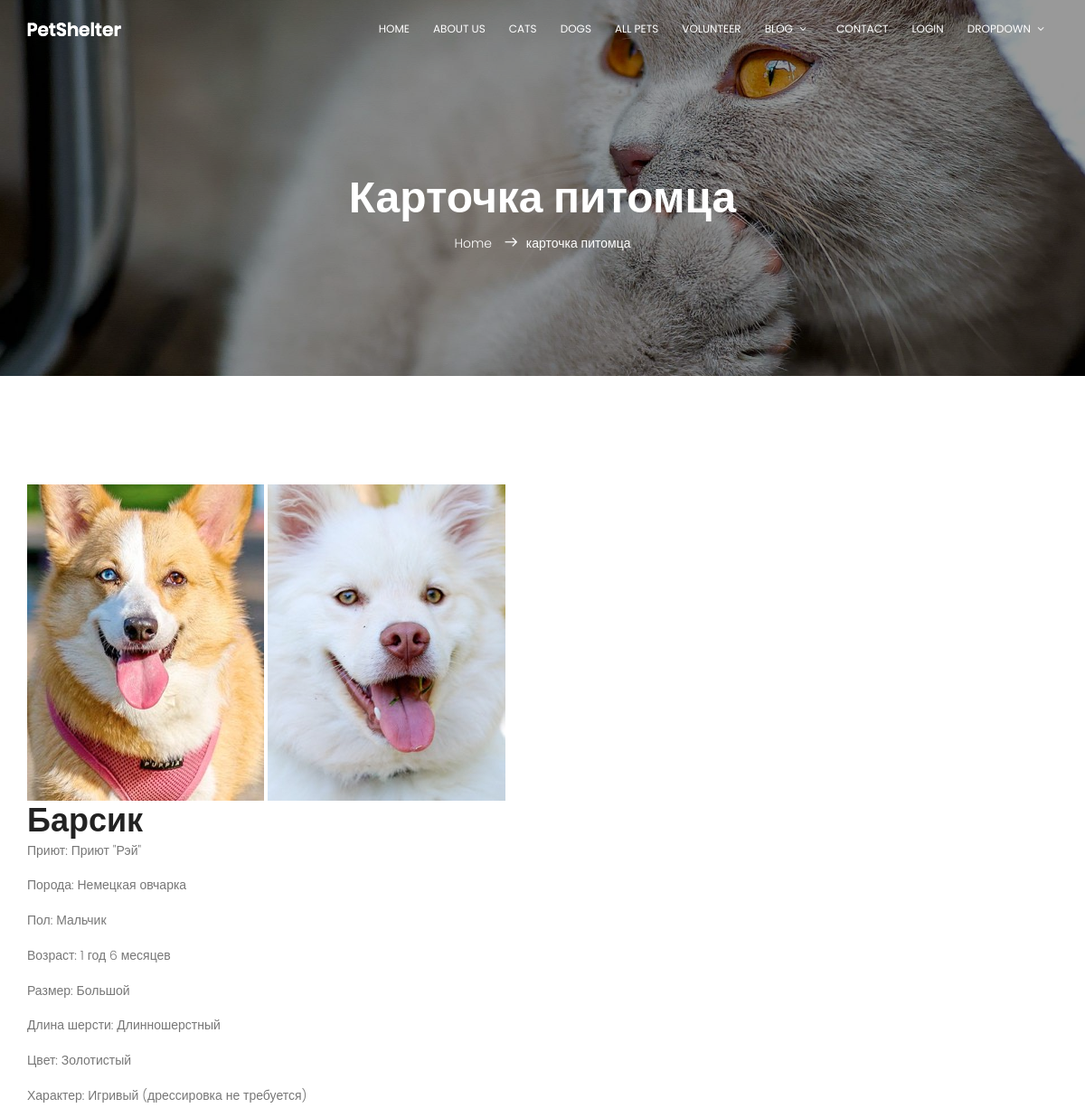
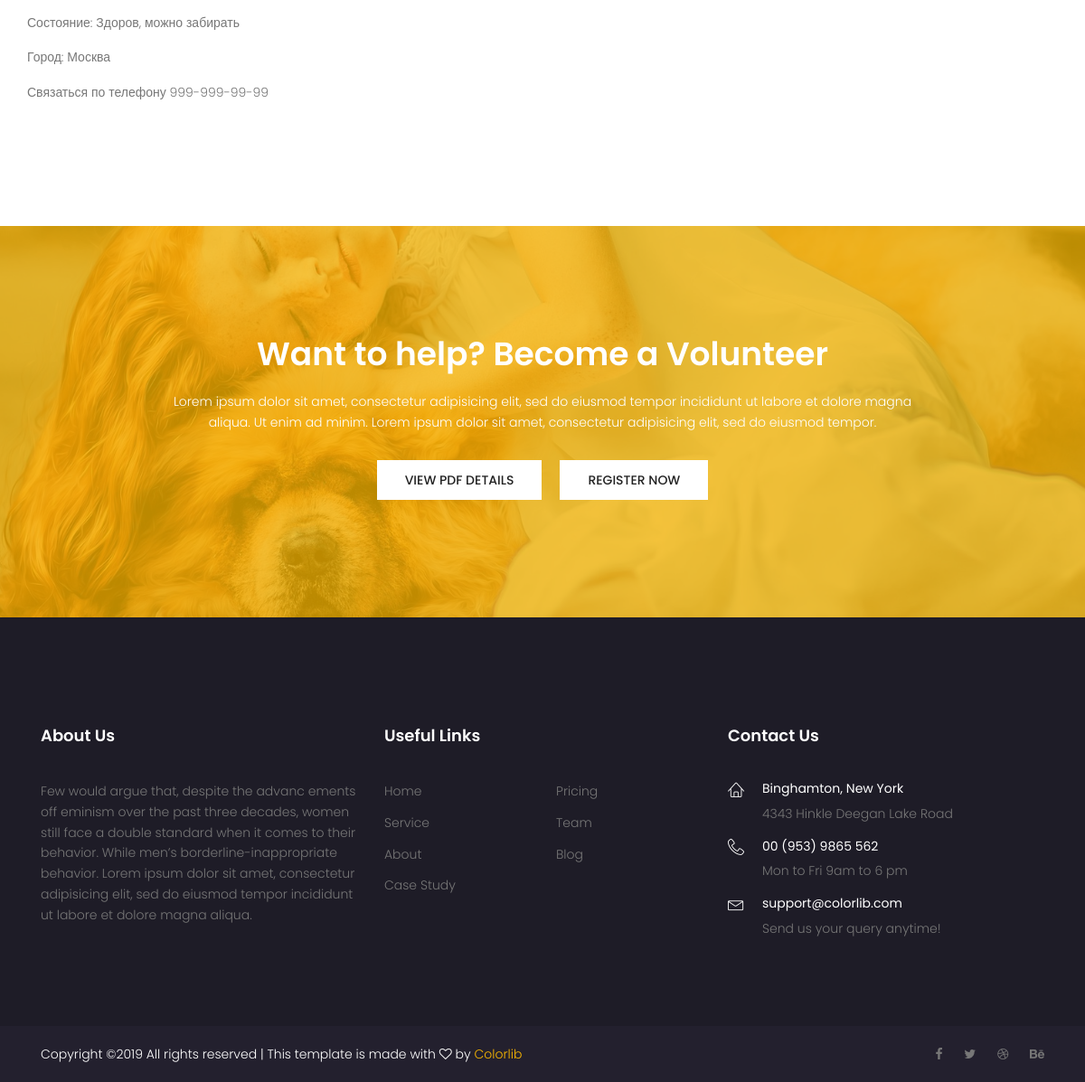
/pets/40/, run on the app's committed database (2 pictures, top to bottom).
### mainapp/models.py (models this page shows, shortened)
class Core(models.Model):
    class Meta:
        ordering = ('-is_active', 'sort', 'name')
        verbose_name = 'Ядро'
        verbose_name_plural = 'Ядра'
    name = models.CharField(verbose_name='заголовок объекта', max_length=255, null=True)
    description = models.TextField(verbose_name='описание объекта', blank=True, null=True)
    sort = models.IntegerField(verbose_name='номер объекта для сортировки', default=0, blank=True, null=False)
    is_active = models.BooleanField(verbose_name='активен ли объект', default=True, db_index=True)
    created = models.DateTimeField(verbose_name='создан', auto_now_add=True)
    updated = models.DateTimeField(verbose_name='обновлен', auto_now=True)
    def __str__(self):
        return f'{self.name}' if self.name else ''

class Picture(Core):
    class Meta:
        ordering = ('sort', 'updated')
        verbose_name = 'Картинка'
        verbose_name_plural = 'Картинки'
    image = models.ImageField(upload_to='images')
    related_obj = models.ForeignKey(Core, verbose_name='изображения', null=True, blank=True, related_name='images', on_delete=models.CASCADE)

class Core(models.Model):
    class Meta:
        ordering = ('-is_active', 'sort', 'name')
        verbose_name = 'Ядро'
        verbose_name_plural = 'Ядра'
    name = models.CharField(verbose_name='заголовок объекта', max_length=255, null=True)
    description = models.TextField(verbose_name='описание объекта', blank=True, null=True)
    sort = models.IntegerField(verbose_name='номер объекта для сортировки', default=0, blank=True, null=False)
    is_active = models.BooleanField(verbose_name='активен ли объект', default=True, db_index=True)
    created = models.DateTimeField(verbose_name='создан', auto_now_add=True)
    updated = models.DateTimeField(verbose_name='обновлен', auto_now=True)
    def __str__(self):
        return f'{self.name}' if self.name else ''

class Pet(Core):
    pet_shelter = models.ForeignKey(Shelter, on_delete=models.CASCADE, related_name='pets', blank=False, null=False)
    pet_category = models.ForeignKey(PetCategory, on_delete=models.CASCADE)
    pet_status = models.ForeignKey(PetStatus, on_delete=models.CASCADE)
    pet_breed = models.ForeignKey(PetBreed, on_delete=models.CASCADE)
    pet_gender = models.ForeignKey(PetGender, on_delete=models.CASCADE)
    pet_size = models.ForeignKey(PetSize, on_delete=models.CASCADE)
    pet_wool_length = models.ForeignKey(PetWool, on_delete=models.CASCADE)
    pet_color = models.ForeignKey(PetColor, on_delete=models.CASCADE)
    pet_character = models.ForeignKey(PetCharacter, on_delete=models.CASCADE)
    age = models.PositiveIntegerField(verbose_name='возраст (лет)', default=0)
    month = models.PositiveIntegerField(verbose_name='возраст (мес)', default=0)

class Shelter(Core):
    shelter_logo = models.ImageField(upload_to='shelter/images', verbose_name='логотип приюта', blank=True)
    shelter_city = models.ForeignKey(City, verbose_name='город', related_name='shelters', null=False, blank=False, on_delete=models.PROTECT)
    shelter_address = models.CharField(verbose_name='адрес', max_length=255, null=False, blank=False, unique=True)
    shelter_phone = models.CharField(verbose_name='телефон', max_length=17, null=False, blank=False, unique=True)
    shelter_email = models.EmailField(verbose_name='эл.почта', null=False, blank=False, unique=True)

### mainapp/views.py (the view)
# urls.py: path('pets/<int:pk>/', pet_card, name='pet_card'),
def pet_card(request, pk):
    pet = get_object_or_404(Pet, pk=pk)
    context = {
        'title': 'карточка питомца',
        'pet': pet,
        'shelter': pet.pet_shelter,
        'year_output': get_year_output(year=pet.age),
        'month_output': get_month_output(month=pet.month)
    }
    return render(request, 'mainapp/pet_card.html', context)

### mainapp/views.py (called while the page is built)
def get_year_output(year):
    year_output = 'год(-а)'
    if year == 1:
        year_output = 'год'
    elif 4 >= year >= 2:
        year_output = 'года'
    elif 20 >= year >= 5:
        year_output = 'лет'
    return year_output

def get_month_output(month):
    if month == 1:
        month_output = 'месяц'
    elif 4 >= month >= 2:
        month_output = 'месяца'
    elif 12 >= month >= 5 or month == 0:
        month_output = 'месяцев'
    return month_output

### mainapp/templates/mainapp/pet_card.html
{% extends 'mainapp/base.html' %}
{% load static %}
{% block main_banner %}
    {% include 'mainapp/includes/inc-main_banner_small.html' %}
{% endblock %}
{% block content %}
    <section class="cat-list-area section-gap">
        <div class="container">
            <div class="row">
               <div>
		{% for img in pet.images.all %}
               <a href="{{ img.image.url }}">
                   <img src="{{ img.image.url }}" alt="">
               </a>
        {% endfor %}
        <h1>{{pet.name}}</h1>
        <p>Приют: {{pet.pet_shelter}}</p>
        <p>Порода: {{pet.pet_breed}}</p>
        <p>Пол: {{pet.pet_gender}}</p>
        <p>Возраст:
            {{pet.age}} {{ year_output }}
            {{pet.month}} {{ month_output }}
        </p>
        <p>Размер: {{pet.pet_size}}</p>
        <p>Длина шерсти: {{pet.pet_wool_length}}</p>
        <p>Цвет: {{pet.pet_color}}</p>
        <p>Характер: {{pet.pet_character}}</p>
        <p>Состояние: {{pet.pet_status}}</p>
        <p>Город: {{shelter.shelter_city}}</p>
        <p>Связаться по телефону {{ shelter.shelter_phone }}</p>
    </div>
            </div>
        </div>
    </section>
{% endblock %}
{% block call_to_action %}
    {% include 'mainapp/includes/inc-call_to_action.html' %}
{% endblock %}

### mainapp/templates/mainapp/base.html (shortened to what this page needs)
{% load static %}
<!DOCTYPE html>
<html lang="zxx" class="no-js">
<head>
    {% block css %}
        <link rel="stylesheet" href="{% static 'css/linearicons.css' %}">
        <link rel="stylesheet" href="{% static 'css/font-awesome.min.css' %}">
        <link rel="stylesheet" href="{% static 'css/bootstrap.css' %}">
        <link rel="stylesheet" href="{% static 'css/magnific-popup.css' %}">
        <link rel="stylesheet" href="{% static 'css/nice-select.css' %}">
        <link rel="stylesheet" href="{% static 'css/animate.min.css' %}">
        <link rel="stylesheet" href="{% static 'css/owl.carousel.css' %}">
        <link rel="stylesheet" href="{% static 'css/main.css' %}">
    {% endblock %}
</head>
<body>
{% block main_menu %}
    <header id="header" id="home">
        <div class="container main-menu">
            <div class="row align-items-center justify-content-between d-flex">
                <div id="logo">
                    <a href={% url 'mainapp:index' %}><img src="{% static 'img/logo.png' %}" alt="" title=""/></a>
                </div>
                <nav id="nav-menu-container">
                    <ul class="nav-menu">
                        <li class="menu-active"><a href="{% url 'mainapp:index' %}">Home</a></li>
                        <li><a href="{% url 'mainapp:about' %}">About Us</a></li>
                        <li><a href="{% url 'mainapp:cats' %}">Cats</a></li>
                        <li><a href="{% url 'mainapp:dogs' %}">Dogs</a></li>
                        <li><a href="{% url 'mainapp:pet_list' %}">All pets</a></li>
                        <li><a href="{% url 'mainapp:volunteer' %}">Volunteer</a></li>
                        <li class="menu-has-children"><a href="">Blog</a>
                        </li>
                        <li><a href="{% url 'mainapp:contact' %}">Contact</a></li>
                        <li>
                            {% if user.is_authenticated %}
                                <a href="{% url 'logout' %}">Logout</a>
                            {% else %}
                                <a href="{% url 'login' %}">Login</a>
                            {% endif %}
                        </li>
                        <li class="menu-has-children"><a href="">Dropdown</a>
                        </li>
                    </ul>
                </nav>
            </div>
        </div>
    </header>
{% endblock %}
{% block main_banner %}
{% endblock %}
{% block content %}
{% endblock %}
{% block call_to_action %}
{% endblock %}
{% block footer %}
    <footer class="footer-area">
        <div class="container">
            <div class="row pt-120 pb-80">
                <div class="col-lg-4 col-md-6">
                    <div class="single-footer-widget">
                        <h6>About Us</h6>
                        <p>
                            Few would argue that, despite the advanc ements off eminism over the past three decades,
                            women still face a double standard when it comes to their behavior. While men’s
                            borderline-inappropriate behavior. Lorem ipsum dolor sit amet, consectetur adipisicing elit,
                            sed do eiusmod tempor incididunt ut labore et dolore magna aliqua.
                        </p>
                    </div>
                </div>
                <div class="col-lg-4 col-md-6">
                    <div class="single-footer-widget">
                        <h6>Useful Links</h6>
                        <div class="row">
                            <ul class="col footer-nav">
                                <li><a href="{% url 'mainapp:index' %}">Home</a></li>
                                <li><a href="#">Service</a></li>
                                <li><a href="{% url 'mainapp:about' %}">About</a></li>
                                <li><a href="#">Case Study</a></li>
                            </ul>
                            <ul class="col footer-nav">
                                <li><a href="#">Pricing</a></li>
                                <li><a href="#">Team</a></li>
                                <li><a href="{% url 'mainapp:blog-home' %}">Blog</a></li>
                            </ul>
                        </div>
                    </div>
                </div>
                <div class="col-lg-4  col-md-6">
                    <div class="single-footer-widget mail-chimp">
                        <h6 class="mb-20">Contact Us</h6>
                        <ul class="list-contact">
                            <li class="flex-row d-flex">
                                <div class="icon">
                                    <span class="lnr lnr-home"></span>
                                </div>
                                <div class="detail">
                                    <h4>Binghamton, New York</h4>
                                    <p>
                                        4343 Hinkle Deegan Lake Road
                                    </p>
                                </div>
                            </li>
                            <li class="flex-row d-flex">
                                <div class="icon">
                                    <span class="lnr lnr-phone-handset"></span>
                                </div>
                                <div class="detail">
                                    <h4>00 (953) 9865 562</h4>
                                    <p>
                                        Mon to Fri 9am to 6 pm
                                    </p>
                                </div>
                            </li>
                            <li class="flex-row d-flex">
                                <div class="icon">
                                    <span class="lnr lnr-envelope"></span>
                                </div>
                                <div class="detail">
                                    <h4>support@colorlib.com</h4>
                                    <p>
                                        Send us your query anytime!
                                    </p>
                                </div>
                            </li>
                        </ul>
                    </div>
                </div>
            </div>
        </div>
        <div class="copyright-text">
            <div class="container">
                <div class="row footer-bottom d-flex justify-content-between">
                    <p class="col-lg-8 col-sm-6 footer-text m-0 text-white">
                        Copyright &copy;<script>document.write(new Date().getFullYear());</script>
                        All rights reserved | This template is made with <i class="fa fa-heart-o"
                                                                            aria-hidden="true"></i> by <a
                            href="https://colorlib.com" target="_blank">Colorlib</a>
                        </p>
                    <div class="col-lg-4 col-sm-6 footer-social">
                        <a href="#"><i class="fa fa-facebook"></i></a>
                        <a href="#"><i class="fa fa-twitter"></i></a>
                        <a href="#"><i class="fa fa-dribbble"></i></a>
                        <a href="#"><i class="fa fa-behance"></i></a>
                    </div>
                </div>
            </div>
        </div>
    </footer>
{% endblock %}
</body>
</html>

### mainapp/templates/mainapp/includes/inc-main_banner_small.html
<section class="banner-area relative" id="home">
    <div class="overlay overlay-bg"></div>
    <div class="container">
        <div class="row d-flex align-items-center justify-content-center">
            <div class="about-content col-lg-12">
                <h1 class="text-white">
                    {{ title|capfirst }}
                </h1>
                <p class="text-white link-nav"><a href="{% url 'mainapp:index' %}">Home </a>
                    <span class="lnr lnr-arrow-right"></span>{{ title }}
                </p>
            </div>
        </div>
    </div>
</section>

### mainapp/templates/mainapp/includes/inc-call_to_action.html
<section class="calltoaction-area section-gap relative">
    <div class="overlay overlay-bg"></div>
    <div class="container">
        <div class="row align-items-center justify-content-center">
            <h1 class="text-white">Want to help? Become a Volunteer</h1>
            <p class="text-white">
                Lorem ipsum dolor sit amet, consectetur adipisicing elit, sed do eiusmod tempor incididunt ut labore et
                dolore magna aliqua.
                Ut enim ad minim. Lorem ipsum dolor sit amet, consectetur adipisicing elit, sed do eiusmod tempor.
            </p>
            <div class="buttons d-flex flex-row">
                <a href="#" class="primary-btn text-uppercase">View pdf details</a>
                <a href="#" class="primary-btn text-uppercase">Register now</a>
            </div>
        </div>
    </div>
</section>

### data on the page
Picture: image (picture)
Picture: image (picture)
Core: name "Барсик"
Pet: pet_shelter "Приют \"Рэй\"", pet_breed "Немецкая овчарка", pet_gender "Мальчик", age "1", month "6", pet_size "Большой", pet_wool_length "Длинношерстный", pet_color "Золотистый", pet_character "Игривый (дрессировка не требуется)", pet_status "Здоров, можно забирать"
Shelter: shelter_city "Москва", shelter_phone "999-999-99-99"

### other printed values
{{ title|capfirst }} "Карточка питомца"
{{ title }} "карточка питомца"
{{ year_output }} "год"
{{ month_output }} "месяцев"
